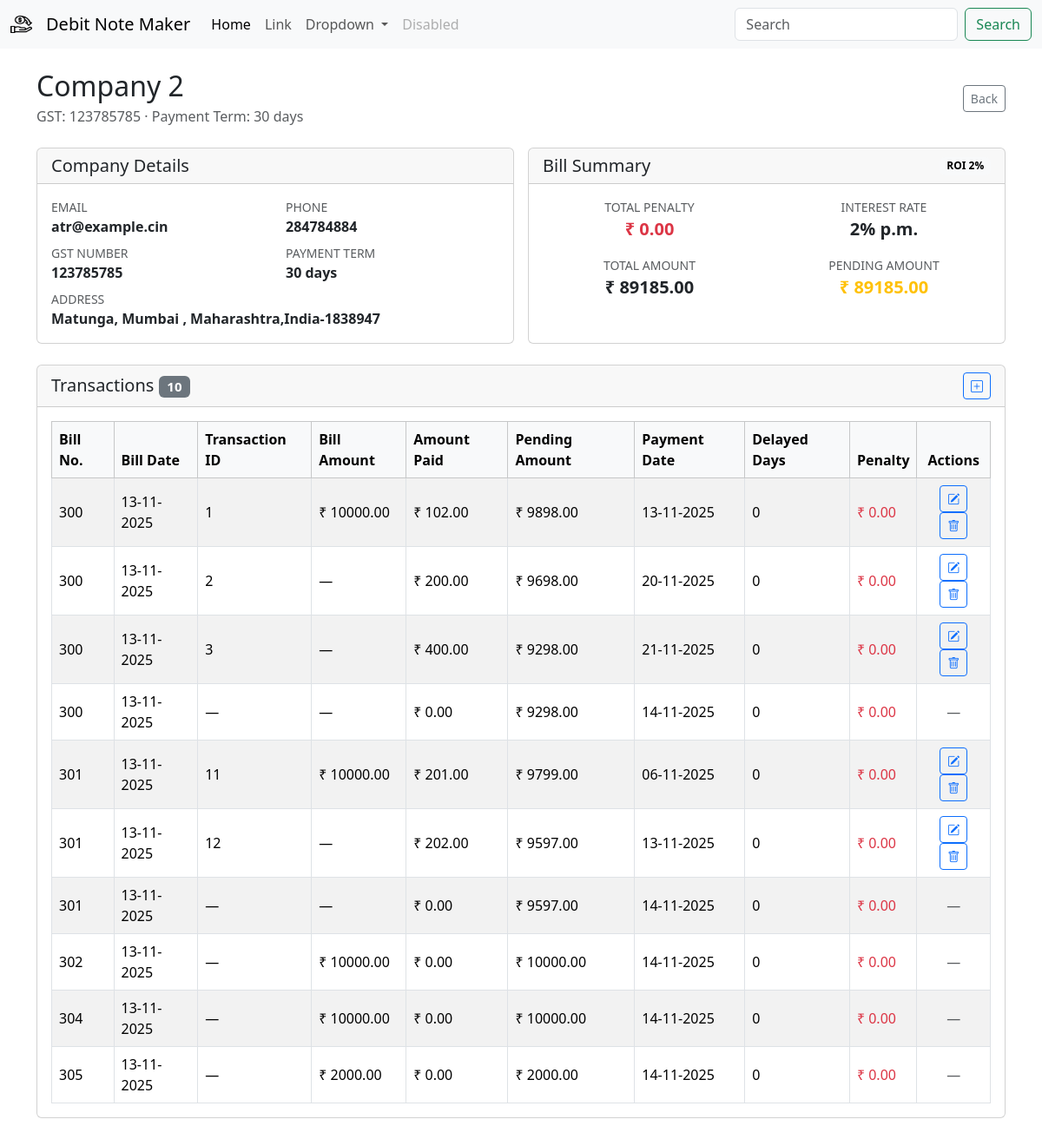
Page /party/2/transactions on the earlier database version.
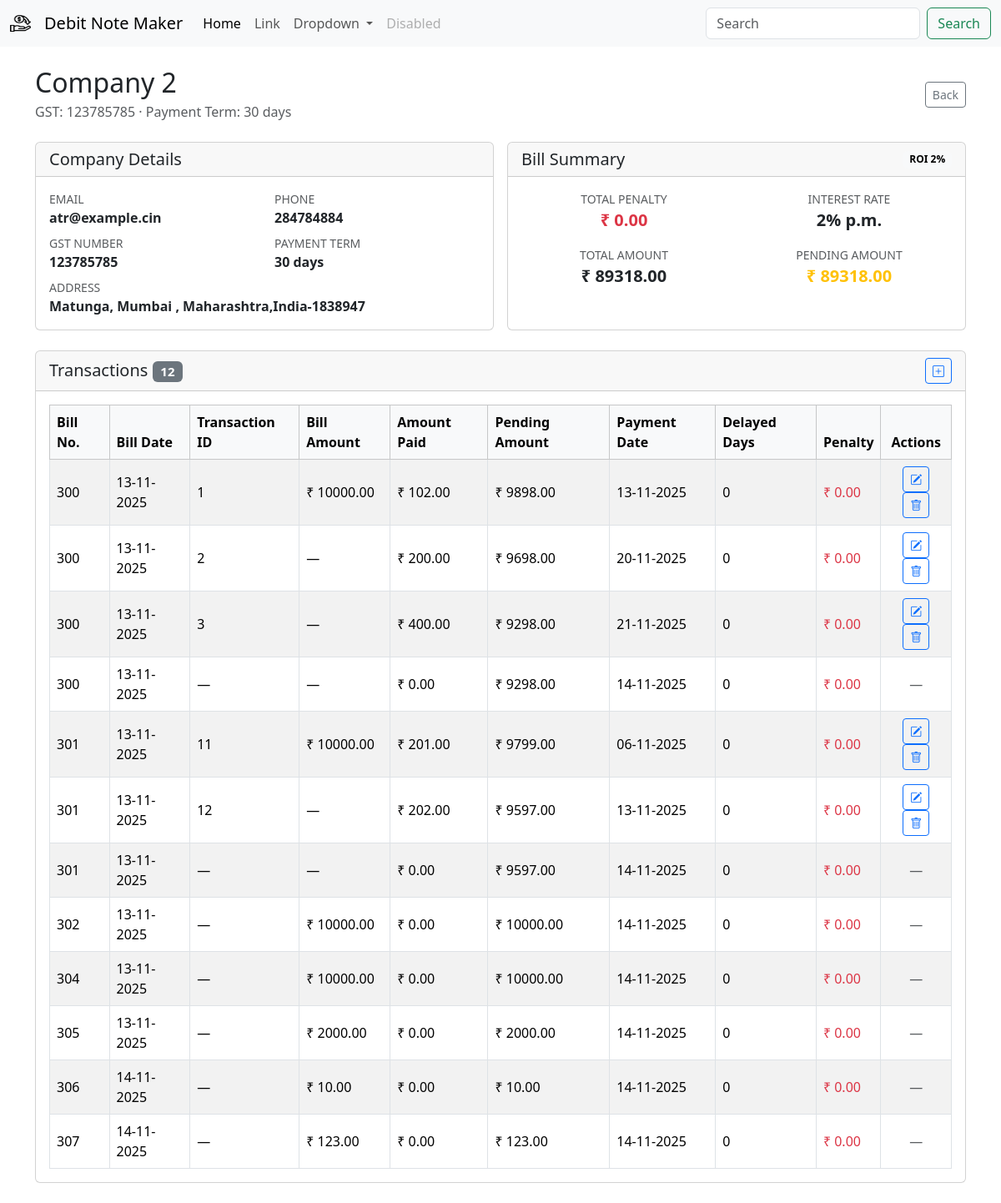
Same page on the later database version.
### db/models/company.py (models this page shows)
class Company(Base):
    __tablename__ = "companies"
    id = Column(Integer, primary_key=True, index=True)
    name = Column(String, unique=False, index=False, nullable=False)
    gst_number = Column(String, unique=True, index=True, nullable=False)
    email =  Column(String, nullable=True)
    phone_number = Column(String, nullable=True)
    payment_term_days = Column(Integer, nullable=False, default=30)
    address = Column(String, nullable=True)
    created_at = Column(DateTime, default=datetime.now)
    bills = relationship("Bill", back_populates="company", cascade="all, delete-orphan")

### db/models/bill.py (models this page shows, shortened)
class Bill(Base):
    id = Column(Integer, primary_key=True, index=True)
    bill_number = Column(Integer,unique=True,nullable=False)
    amount = Column(Float, nullable=False)
    bill_date = Column(DateTime, nullable=False)
    company_id = Column(Integer, ForeignKey("companies.id"))
    company = relationship("Company", back_populates="bills")
    transactions = relationship("Transaction", back_populates="bill", cascade="all, delete-orphan")

### db/models/transaction.py (models this page shows)
class Transaction(Base):
    __tablename__ = "transactions"
    id = Column(Integer, primary_key=True, index=True)
    bank_transaction_id = Column(String,nullable=True)
    payment_mode = Column(String, nullable=False)
    amount_paid = Column(Float, nullable=False)
    description = Column(Text, nullable=True)
    payment_date = Column(DateTime, default=datetime.now)
    bill_id = Column(Integer, ForeignKey("bill.id"))
    bill = relationship("Bill", back_populates="transactions")

### app/v1/bills.py (the view)
@router.get("/{company_id}/transactions")
def company_transaction(request: Request,company_id:int, db=Depends(get_db)):
    company =company_api.get_company(id=company_id, db=db)
    transactions_df=create_transactions_for_company(company=company,roi=2)
    total_penalty=sum([tx["penalty"] for tx in transactions_df])
    total_pending=sum([tx["pending_amount"] for tx in transactions_df])
    context = {"request": request,
        "company":CompanyShow.model_validate(company),
        "bill":{
        "transactions":transactions_df,
        "total_penalty":total_penalty,
        "pending_amount":total_pending,
        "total_amount":total_penalty+total_pending    ,
        "interest":2
     }}
    return templates.TemplateResponse("company/company_transactions.html",context)

### template/company/company_transactions.html (shortened to what this page needs)
{% extends "base.html" %}  {% block content %} {% set transactions = bill.transactions if
bill and bill.transactions is defined else [] %} {% set mdash = "&mdash;"|safe
%}
<div class="container py-4">
  <div
    class="d-flex flex-column flex-md-row justify-content-between align-items-md-center mb-4"
  >
    <div>
      <h2 class="mb-1">{{ company.name }}</h2>
      <p class="text-muted mb-0">
        GST: {% if company.gst_number %} {{ company.gst_number }} {% else %}
        &mdash; {% endif %} &middot; Payment Term: {{ company.payment_term_days
        }} days
      </p>
    </div>
    <div class="mt-3 mt-md-0">
      <a
        href="javascript:history.back()"
        class="btn btn-outline-secondary btn-sm"
        >Back</a
      >
    </div>
  </div>
  <div class="row g-3 mb-4">
    <div class="col-lg-6">
      <div class="card h-100">
        <div class="card-header">
          <h5 class="mb-0">Company Details</h5>
        </div>
        <div class="card-body">
          <div class="row gy-2">
            <div class="col-sm-6">
              <small class="text-muted text-uppercase d-block">Email</small>
              <span class="fw-semibold">
                {% if company.email %} {{ company.email }} {% else %} &mdash; {%
                endif %}
              </span>
            </div>
            <div class="col-sm-6">
              <small class="text-muted text-uppercase d-block">Phone</small>
              <span class="fw-semibold">
                {% if company.phone_number %} {{ company.phone_number }} {% else
                %} &mdash; {% endif %}
              </span>
            </div>
            <div class="col-sm-6">
              <small class="text-muted text-uppercase d-block"
                >GST Number</small
              >
              <span class="fw-semibold">
                {% if company.gst_number %} {{ company.gst_number }} {% else %}
                &mdash; {% endif %}
              </span>
            </div>
            <div class="col-sm-6">
              <small class="text-muted text-uppercase d-block"
                >Payment Term</small
              >
              <span class="fw-semibold"
                >{{ company.payment_term_days }} days</span
              >
            </div>
            {% if company.address %}
            <div class="col-12">
              <small class="text-muted text-uppercase d-block">Address</small>
              <span class="fw-semibold">{{ company.address }}</span>
            </div>
            {% endif %}
          </div>
        </div>
      </div>
    </div>
    <div class="col-lg-6">
      <div class="card h-100">
        <div
          class="card-header d-flex justify-content-between align-items-center"
        >
          <h5 class="mb-0">Bill Summary</h5>
          <span class="badge text-bg-light">ROI {{ bill.interest }}%</span>
        </div>
        <div class="card-body">
          <div class="row text-center gy-3">
            <div class="col-sm-6">
              <small class="text-muted text-uppercase d-block"
                >Total Penalty</small
              >
              <span class="fw-semibold fs-5 text-danger"
                >&#8377; {{ "%.2f"|format(bill.total_penalty) }}</span
              >
            </div>
            <div class="col-sm-6">
              <small class="text-muted text-uppercase d-block"
                >Interest Rate</small
              >
              <span class="fw-semibold fs-5">{{ bill.interest }}% p.m.</span>
            </div>
            <div class="col-sm-6">
              <small class="text-muted text-uppercase d-block"
                >Total Amount</small
              >
              <span class="fw-semibold fs-5"
                >&#8377; {{ "%.2f"|format(bill.total_amount) }}</span
              >
            </div>
            <div class="col-sm-6">
              <small class="text-muted text-uppercase d-block"
                >Pending Amount</small
              >
              <span class="fw-semibold fs-5 text-warning"
                >&#8377; {{ "%.2f"|format(bill.pending_amount) }}</span
              >
            </div>
          </div>
        </div>
      </div>
    </div>
  </div>
  <div class="card">
    <div class="card-header d-flex justify-content-between align-items-center">
      <h5 class="mb-0">
        Transactions
        <span class="badge text-bg-secondary ml-2"
          >{{ transactions|length }}</span
        >
      </h5>
      <button
        type="button"
        class="btn btn-sm btn-outline-primary edit-transaction-btn"
        data-bs-toggle="modal"
        data-bs-target="#editTransactionModal"
      >
        <i class="bi bi-plus-square"></i>
      </button>
    </div>
    <div class="card-body">
      {% if transactions %}
      <div class="table-responsive">
        <table class="table table-striped table-bordered align-middle mb-0">
          <thead class="table-light">
            <tr>
              <th scope="col">Bill No.</th>
              <th scope="col">Bill Date</th>
              <th scope="col">Transaction ID</th>
              <th scope="col">Bill Amount</th>
              <th scope="col">Amount Paid</th>
              <th scope="col">Pending Amount</th>
              <th scope="col">Payment Date</th>
              <th scope="col">Delayed Days</th>
              <th scope="col">Penalty</th>
              <th scope="col" class="text-center">Actions</th>
            </tr>
          </thead>
          <tbody>
            {% for txn in transactions %}
            <tr>
              <td>{{ txn.bill_number }}</td>
              <td>
                {% if txn.bill_date %} {{ txn.bill_date |
                format_datetime('%d-%m-%Y')}} {% else %} &mdash; {% endif %}
              </td>
              <td>{{ txn.id if txn.id else mdash }}</td>
              <td>
                {% if txn.bill_amount is not none %} &#8377; {{
                "%.2f"|format(txn.bill_amount) }} {% else %} &mdash; {% endif %}
              </td>
              <td>&#8377; {{ "%.2f"|format(txn.amount_paid) }}</td>
              <td>&#8377; {{ "%.2f"|format(txn.pending_amount) }}</td>
              <td>
                {% if txn.payment_date %} {{ txn.payment_date |
                format_datetime('%d-%m-%Y') }} {% else %} &mdash; {% endif %}
              </td>
              <td>{{ txn.delayed_days }}</td>
              <td class="text-danger">
                &#8377; {{ "%.2f"|format(txn.penalty) }}
              </td>
              <td class="text-center">
                {% if txn.id %}
                <button
                  type="button"
                  class="btn btn-sm btn-outline-primary edit-transaction-btn"
                  data-bs-toggle="modal"
                  data-bs-target="#editTransactionModal"
                  data-id="{{ txn.id }}"
                  data-bill-id="{{ txn.bill_id }}"
                  data-payment-mode="{{ txn.payment_mode or '' }}"
                  data-bill-number="{{ txn.bill_number }}"
                  data-amount="{{ '%.2f'|format(txn.amount_paid) }}"
                  data-payment-date="{% if txn.payment_date %}{{ txn.payment_date | format_datetime('%Y-%m-%d') }}{% endif %}"
                  data-description="{{ txn.description or '' }}"
                  data-bank-transaction-id="{{ txn.transaction_id }}"
                >
                  <i class="bi bi-pencil-square"></i>
                </button>
                <button
                  type="button"
                  class="btn btn-sm btn-outline-primary"
                  onclick="showDeleteTransactionConfirmation('{{ txn.id }}')"
                >
                  <i class="bi bi-trash"></i>
                </button>
                {% else %}
                <span class="text-muted">&mdash;</span>
                {% endif %}
              </td>
            </tr>
            {% endfor %}
          </tbody>
        </table>
      </div>
      {% else %}
      <p class="mb-0 text-muted">
        No transactions recorded for this company yet.
      </p>
      {% endif %}
    </div>
  </div>
</div>
{% include 'transactions/edit_transaction_modal.html' %} {% endblock %}

### template/base.html (shortened to what this page needs)
<!doctype html>
<html lang="en">
  <head>
    <link href="https://cdn.jsdelivr.net/npm/bootstrap@5.3.8/dist/css/bootstrap.min.css" rel="stylesheet">
    <link rel="stylesheet" href="https://cdn.jsdelivr.net/npm/bootstrap-icons@1.11.3/font/bootstrap-icons.min.css">
  </head>
  <body>
{% include "components/navbar.html"%}
{% block content %}
{% endblock %}
</body>
</html>

### template/components/navbar.html (shortened to what this page needs)
<nav class="navbar navbar-expand-lg bg-body-tertiary">
    <div class="container-fluid">
        <img src="{{ url_for('static', path='images/cashback.png') }}" alt="Logo" width="25" height="30" class="d-inline-block align-text-top navbar-brand"/>
      <a class="navbar-brand" href="/">Debit Note Maker</a>
      <div class="collapse navbar-collapse" id="navbarSupportedContent">
        <ul class="navbar-nav me-auto mb-2 mb-lg-0">
          <li class="nav-item">
            <a class="nav-link active" aria-current="page" href="#">Home</a>
          </li>
          <li class="nav-item">
            <a class="nav-link" href="#">Link</a>
          </li>
          <li class="nav-item dropdown">
            <a class="nav-link dropdown-toggle" href="#" role="button" data-bs-toggle="dropdown" aria-expanded="false">
              Dropdown
            </a>
          </li>
          <li class="nav-item">
            <a class="nav-link disabled" aria-disabled="true">Disabled</a>
          </li>
        </ul>
        <form class="d-flex" role="search">
          <input class="form-control me-2" type="search" placeholder="Search" aria-label="Search"/>
          <button class="btn btn-outline-success" type="submit">Search</button>
        </form>
      </div>
    </div>
  </nav>

Differences in the rows shown:
added Bill: bill_number "306", bill_date "14-11-2025", id "—", bill_amount "10.00", amount_paid "0.00", pending_amount "10.00", payment_date "14-11-2025", delayed_days "0", penalty "0.00"
added Bill: bill_number "307", bill_date "14-11-2025", id "—", bill_amount "123.00", amount_paid "0.00", pending_amount "123.00", payment_date "14-11-2025", delayed_days "0", penalty "0.00"
Other differences:
{{ "%.2f"|format(bill.total_amount) }}: "89185.00" → "89318.00"
{{ "%.2f"|format(bill.pending_amount) }}: "89185.00" → "89318.00"
{{ transactions|length }}: "10" → "12"
